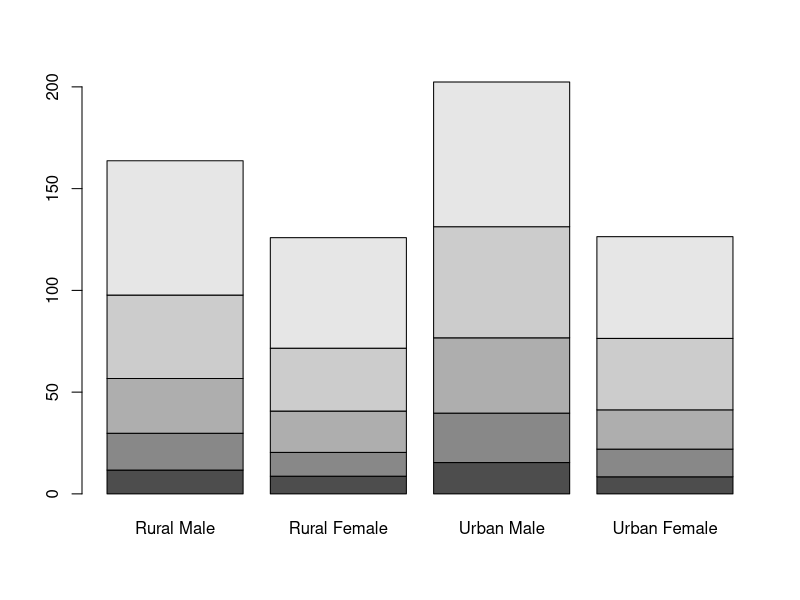
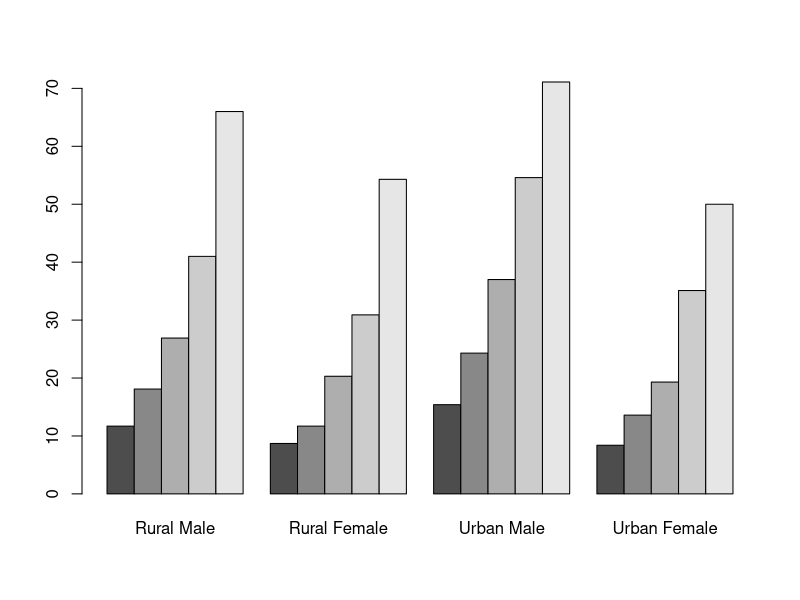
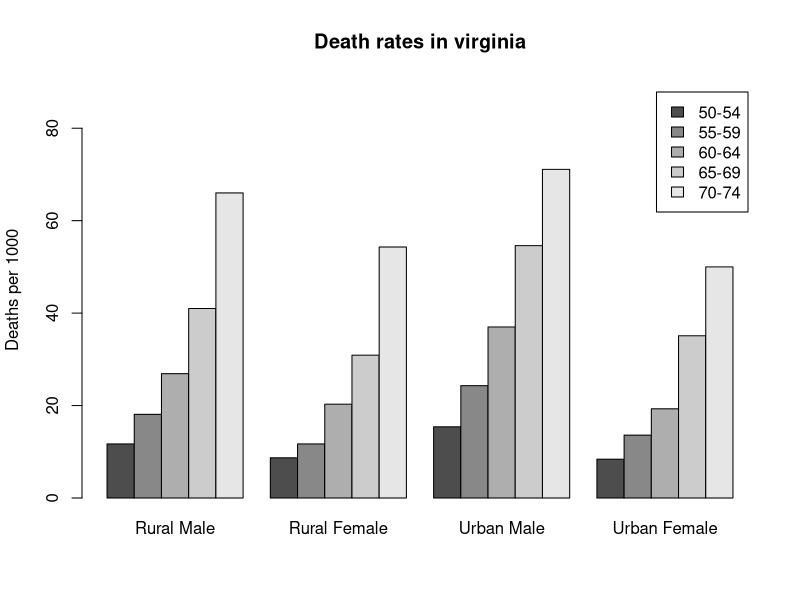
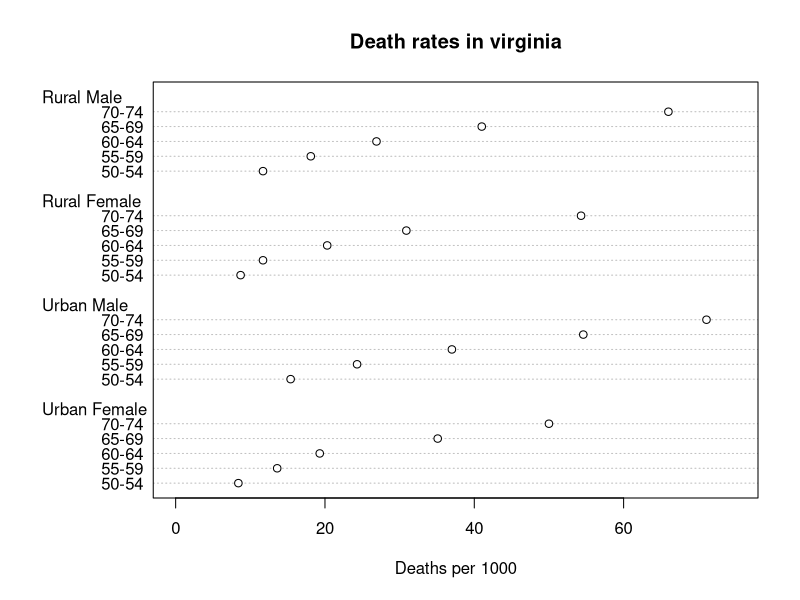
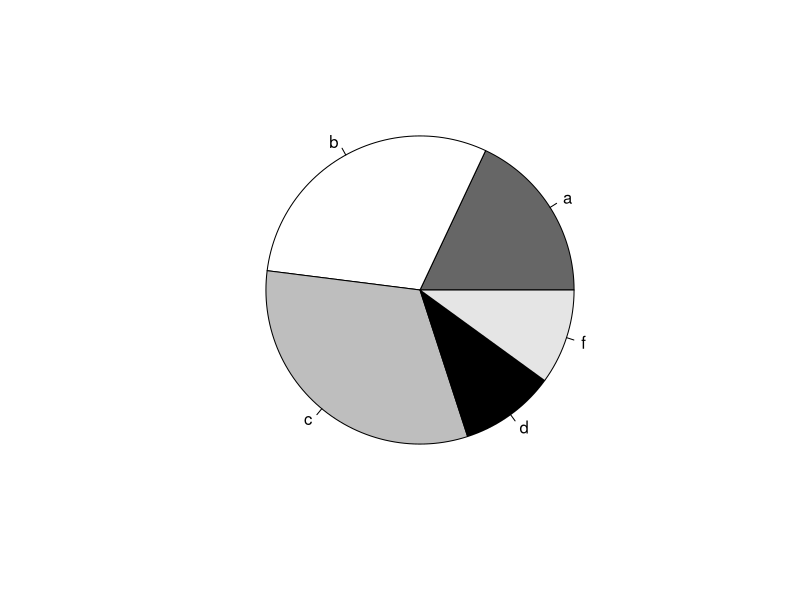
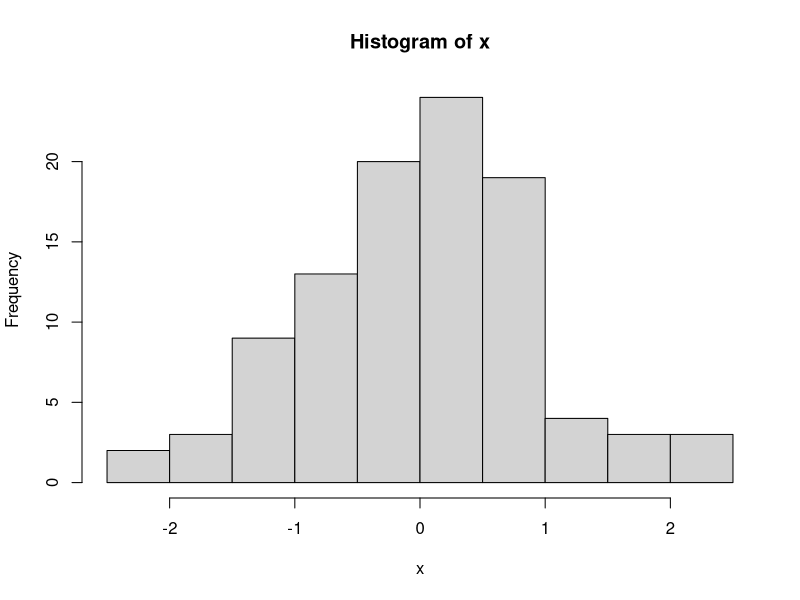
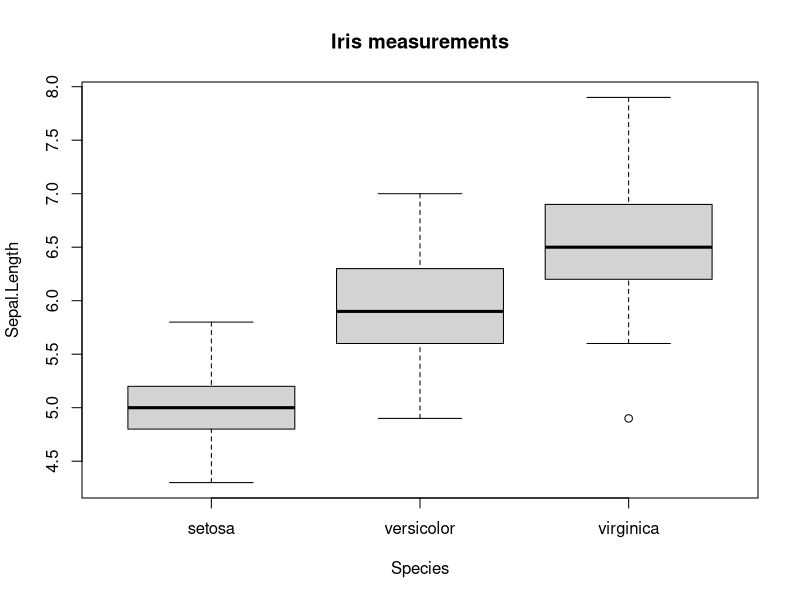
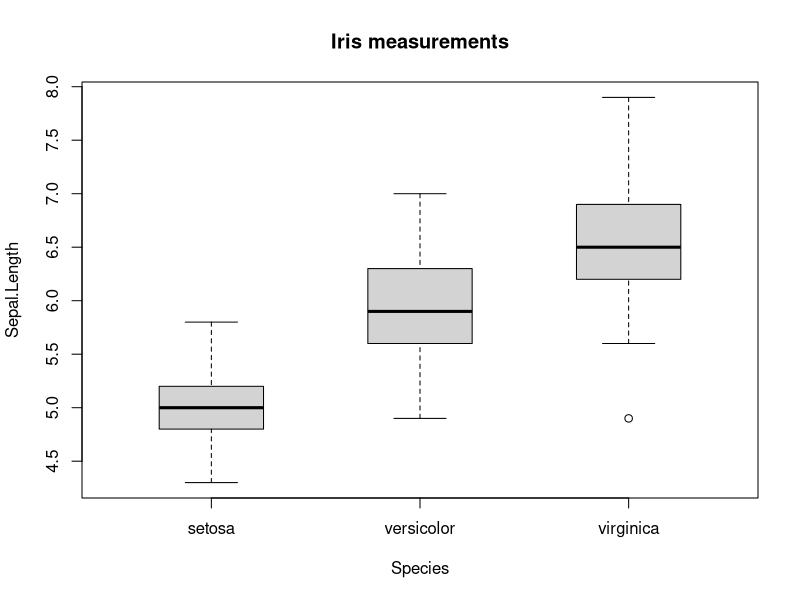

Write the R code that produced these figures, in order.
## ---- chunk 1
x=c(5,7,9)
x
x=1:5
x
## ---- chunk 2
x=c(c(5,7,9),1:5)
x
## ---- chunk 3
x=seq(1,20,0.5)
x
## ---- chunk 4
x=seq(1,10)
x
x+2
x*5
## ---- chunk 5
x=seq(1,10)
y=seq(11:20)
x+y
x*y
## ---- chunk 6
x=seq(1,10)
y=1:5
x+y
## ---- chunk 7
x = 1:10
y = 3:10
z = list(x,y)
z
z[1]
## ---- chunk 8
x = "你好"
y = "hello"
z = list(x,y)
z
z[1]
## ---- chunk 9
matrix(1:6, nrow = 2, ncol = 3)
## ---- chunk 10
matrix(1:6, nrow = 2, ncol = 3, byrow = TRUE)
## ---- chunk 11
matrix(1:6, nrow = 2, ncol = 3,
  dimnames = list(c("row1", "row2"),
  c("C.1", "C.2", "C.3")))
## ---- chunk 12
array(1:24, dim = c(4, 3, 2), dimnames = list(
  X = c("A1","A2","A3","A4"),
  Y = c("B1", "B2", "B3"), Z = c("C1", "C2")))
## ---- chunk 13

31+7
31-7
31*7
31/7
## ---- chunk 14
5^3
## ---- chunk 15
31%%7
## ---- chunk 16
31%/%7
## ---- chunk 17
x=1:11
x
## ---- chunk 18
sum(x)
## ---- chunk 19
mean(x)
## ---- chunk 20
var(x)
## ---- chunk 21
x=matrix(1:9, nrow = 3, ncol = 3)
y=matrix(1:9, nrow = 3, ncol = 3)
x
y
x+y
x*y
## ---- chunk 22
t(x)
## ---- chunk 23
x%*%y
c(1,2,3)%o%c(4,5,6)
outer(1:3,4:6)
## ---- chunk 24
m = matrix(c(1, 0, 1, 5, -3, 1, 2, 4, 7), nrow = 3)
m
solve(m)
## ---- chunk 25
VADeaths
## ---- chunk 26
barplot((VADeaths))
## ---- chunk 27
barplot(VADeaths,beside=TRUE)
## ---- chunk 28
barplot(VADeaths,beside=TRUE,legend=TRUE,ylim=c(0,90),ylab="Deaths per 1000",main="Death rates in virginia")
## ---- chunk 29
dotchart(VADeaths,xlim=c(0,75),xlab="Deaths per 1000",main="Death rates in virginia")
## ---- chunk 30
x = c(18,30,32,10,10)
y = c("a","b","c","d","f")
z = c("grey40","white","grey","black","grey90")
pie(x,y,col=z)
## ---- chunk 31
x = rnorm(100)
hist(x)
## ---- chunk 32
boxplot(Sepal.Length ~ Species,data = iris,ybal="Sepal length(cm)",main="Iris measurements")
## ---- chunk 33
boxplot(Sepal.Length ~ Species,data = iris,ybal="Sepal length(cm)",main="Iris measurements",boxwex=0.5)
## ---- chunk 34
x = rnorm(100)
y = rpois(100,30)
## ---- chunk 35
mean(y)
## ---- chunk 36
plot(x,y)

## ---- chunk 37
x = rnorm(1000)
a = rnorm(1000)
qqplot(x,a)
b = rnorm(1000,mean=3,sd=2)
qqplot(x,b)
c = rt(1000,df=20)
qqplot(x,c)
d = exp(rnorm(1000))
qqplot(x,d)

